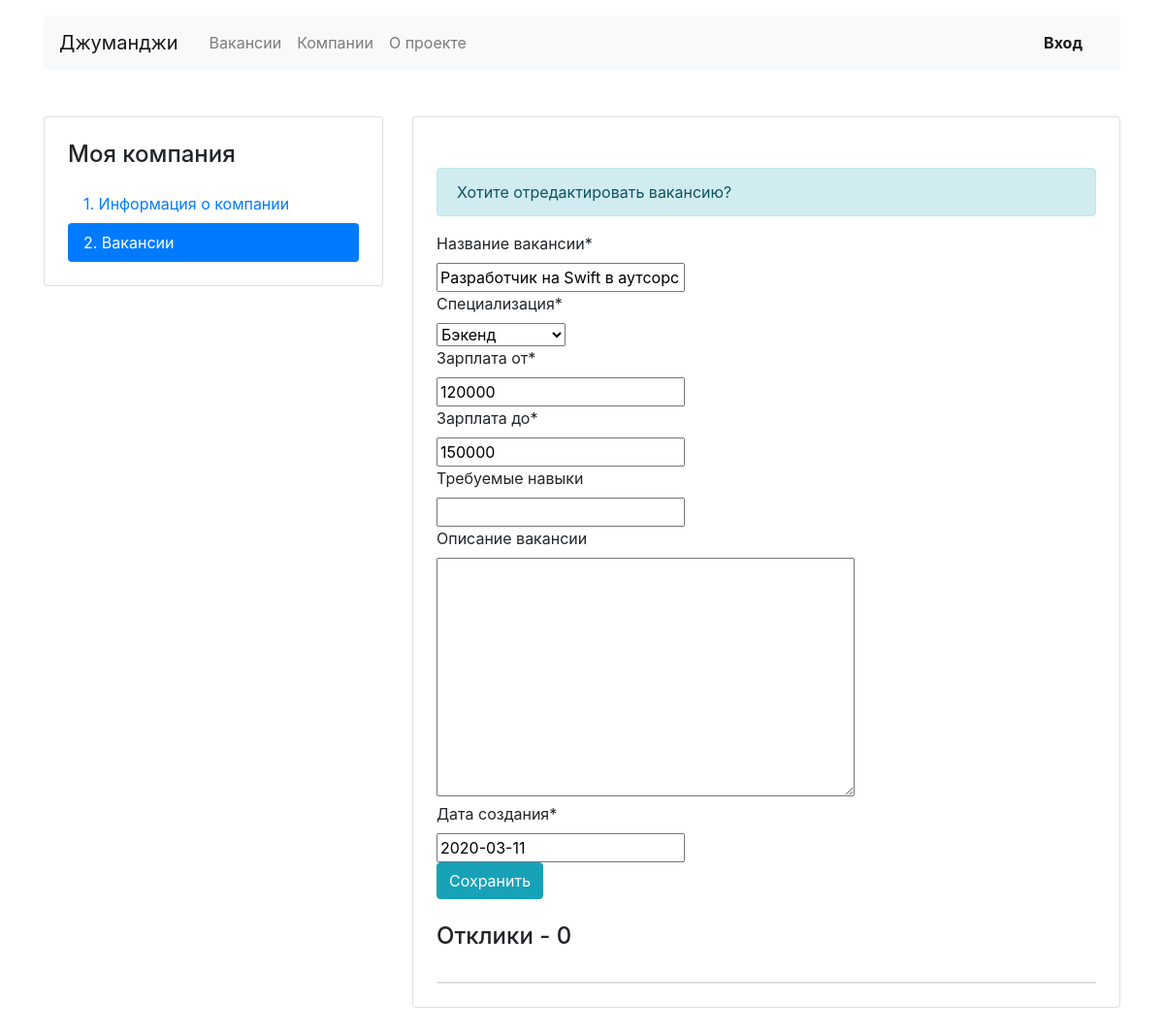
Page /mycompany/vacancies/3 on the earlier database version.
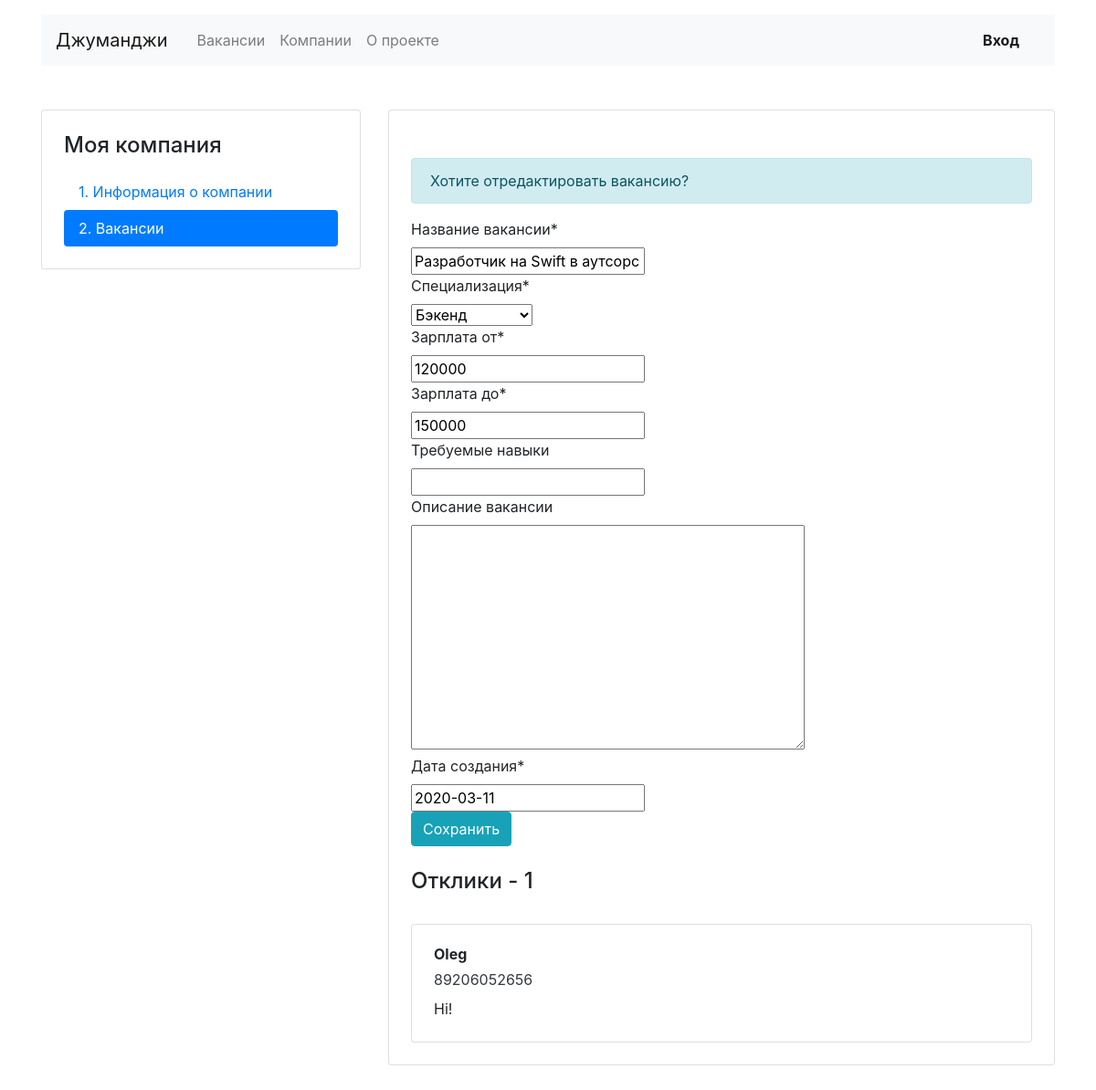
Same page on the later database version.
### vacancies/models.py (models this page shows)
class Application(models.Model):
    written_username = models.CharField(max_length=100)
    written_phone = models.PositiveIntegerField(
        validators=[MaxValueValidator(99999999999),
                    MinValueValidator(10000000000)]
    )
    written_cover_letter = models.CharField(max_length=500)
    vacancy = models.ForeignKey(Vacancy,
                                related_name="applications",
                                on_delete=models.CASCADE, blank=True)
    user = models.ForeignKey(User,
                             related_name="applications",
                             on_delete=models.CASCADE)

### vacancies/views.py (the view, shortened to what this page needs)
# urls.py: path('mycompany/vacancies/<int:id>', MyVacancyEditView.as_view()),
class MyVacancyEditView(View):
    def get(self, request, id, *args, **kwargs):
        vacancy = Vacancy.objects.filter(id=id).first()
        if not vacancy:
            raise Http404
        applications = vacancy.applications.all()
        return render(
            request,
            'vacancy-edit.html',
            context={
                'vacancy_form': VacancyForm(instance=vacancy),
                'title': 'Хотите отредактировать вакансию?',
                'applications': applications,
                'number_applications': len(applications),
            }
        )

### vacancies/forms.py
class VacancyForm(ModelForm):
    class Meta:
        model = Vacancy
        labels = {
            'title': 'Название вакансии',
            'specialty': 'Специализация',
            'salary_min': 'Зарплата от',
            'salary_max': 'Зарплата до',
            'skills': 'Требуемые навыки',
            'description': 'Описание вакансии',
            'published_at': 'Дата создания'
        }
        exclude = ['company']

### vacancies/models.py (called while the page is built)
    def __str__(self):
        return self.title

### vacancies/templates/vacancy-edit.html (shortened to what this page needs)
{% extends 'base.html' %}
{% block container %}
  <main class="container mt-3 pb-5">
    <div class="row mt-5">
      <div class="col-12 col-lg-4">
        <aside class="pt-3 pb-4 px-4 mb-5 card">
          <h1 class="h4 pt-2 pb-2">Моя компания</h1>
          <div class="nav flex-column nav-pills">
            <a class="nav-link" href="{% url 'my_company' %}">1. Информация о&nbsp;компании</a>
            <a class="nav-link active" href="{% url 'mycompany_vac' %}">2. Вакансии</a>
          </div>
        </aside>
      </div>
      <div class="col-12 col-lg-8">
        <div class="card">
          <div class="card-body px-4 pb-4 tab-content">
            <section>
              <h2 class="h4 pt-2 pb-3">{{ vacancy.title }}</h2>
              {% if vacancy.is_updated %}
              <p class="alert alert-info" role="alert">Информация о вакансии обновлена</p>
              {% else %}
              <p class="alert alert-info" role="alert">{{ title }}</p>
              {% endif %}
              {% load crispy_forms_tags %}
              <form method="post" enctype="multipart/form-data">
                {{ vacancy_form|crispy }}
                <div class="form-group">
                  <input type="submit" class="btn btn-info" value="Сохранить">
                </div>
              </form>
              <h2 class="h4 pt-2 pb-3">Отклики - {{ number_applications }}</h2>
              <div class="card mt-3">
                {% for application in applications %}
                <div class="card-body px-4">
                  <p class="mb-1 font-weight-bold">{{ application.written_username }}</p>
                  <p class="mb-2">
                    <a href="tel:{{ application.written_phone }}" class="text-dark">{{ application.written_phone }}</a>
                  </p>
                  <p class="mb-1">{{ application.written_cover_letter }}</p>
                </div>
                {% endfor %}
              </div>
            </section>
          </div>
        </div>
      </div>
    </div>
  </main>
{% endblock %}

Differences in the rows shown:
added Application: written_username "Oleg", written_phone "89206052656", written_cover_letter "Hi!"
Other differences:
{{ number_applications }}: "0" → "1"
